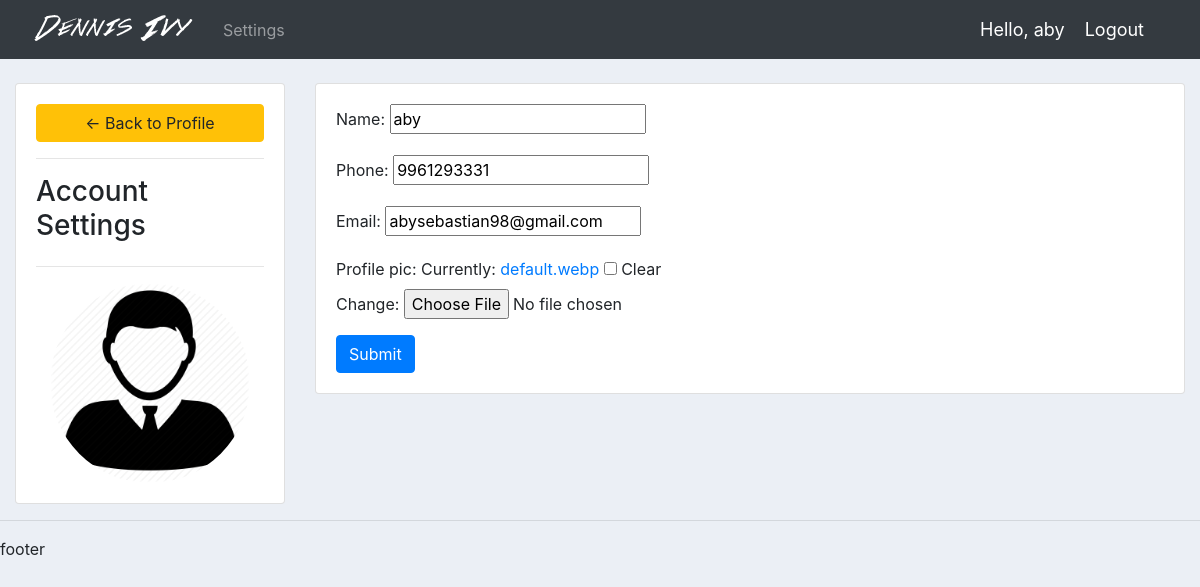
/account/ (signed in), run on the app's committed database.
### accounts/models.py (models this page shows, shortened)
class Customer(models.Model):
	user = models.OneToOneField(User, null=True, blank=True, on_delete=models.CASCADE)
	name = models.CharField(max_length=200, null=True)
	phone = models.CharField(max_length=20, null=True)
	email = models.EmailField(null=True)
	profile_pic = models.ImageField(default='default.webp',null=True, blank=True)
	date_created = models.DateTimeField(auto_now_add=True)

### accounts/decorators.py (the view)
		def wrapper_func(request, *args, **kwargs):
			group = None
			if request.user.groups.exists():
				group = request.user.groups.all()[0].name
			if group in allowed_roles:
				return view_func(request, *args, **kwargs)
			else:
				return HttpResponse('You are not authorised to view this page')

### accounts/forms.py
class CustomerForm(ModelForm):
	class Meta:
		model = Customer
		fields = '__all__'
		exclude = ['user']

### accounts/views.py (called while the page is built)
@login_required(login_url='login')
@allowed_users(allowed_roles=['customer'])
def accountSettings(request):
	customer = request.user.customer
	form = CustomerForm(instance=customer)
	if request.method == 'POST':
		form = CustomerForm(request.POST, request.FILES, instance=customer)
		if form.is_valid():
			form.save()
	context = {'form': form}
	return render(request, 'account_settings.html', context=context)

### accounts/templates/account_settings.html (shortened to what this page needs)
{% extends 'main/base.html' %}
{% load static %}
{% block content %}
<br>
<div class="row">
    <div class="col-md-3">
        <div class="card card-body">
            <a class="btn btn-warning" href="{% url 'index' %}"> &#8592; Back to Profile</a>
            <hr>
            <h3>Account Settings</h3>
            <hr>
            <img src="{{ request.user.customer.profile_pic.url }}" alt="" class="profile-pic">
        </div>
    </div>
    <div class="col-md-9">
        <div class="card card-body">
            <form action="" method="POST" enctype="multipart/form-data">
            	{{form.as_p}}
            	<input type="submit" class="btn btn-primary" name="Update Information">
            </form>
        </div>
    </div>
</div>
{% endblock %}

### accounts/templates/main/navbar.html (shortened to what this page needs)
{% load static %}
<nav class="navbar navbar-expand-lg navbar-dark bg-dark">
  <img src="{% static 'images/accounts/logo.png' %}" alt="">
  <div class="collapse navbar-collapse" id="navbarNav">
    <ul class="navbar-nav">
      {% if request.user.is_staff %}
        <li class="nav-item active">
          <a class="nav-link" href="{% url 'index' %}">Dashboard <span class="sr-only">(current)</span></a>
        </li>
        <li class="nav-item">
          <a class="nav-link" href="{% url 'products' %}">Products</a>
        </li>
        {% if  request.path == '/products/' %}
        <li class="nav-item">
          <a class="nav-link" href="{% url 'create_product' %}">Create Products</a>
        </li>
        {% endif %}
      {% else %}
        <li class="nav-item">
          <a href="{% url 'account' %}" class="nav-link">Settings</a>
        </li>
      {% endif %}
    </ul>
  </div>
  <span class="hello-user">Hello, {{request.user}}</span>
  <span class="hello-user"><a href="{% url 'logout' %}" class="hello-user">Logout</a></span>
</nav>

### static/css/accounts/main.css (style rules this page uses)
body { background-color: #ebeff5; }

### accounts/templates/main/navbar.html (style rules this page uses)
.hello-user { font-size: 18px; color: #fff; margin-right: 20px; }

### accounts/templates/account_settings.html (style rules this page uses)
.profile-pic { max-width: 200px; max-height: 200px; margin: 0 auto; border-radius: 50%; }

### data on the page
Customer: name "aby", phone "9961293331", email "abysebastian98@gmail.com"

### other printed values
{{ request.user }} "aby"
